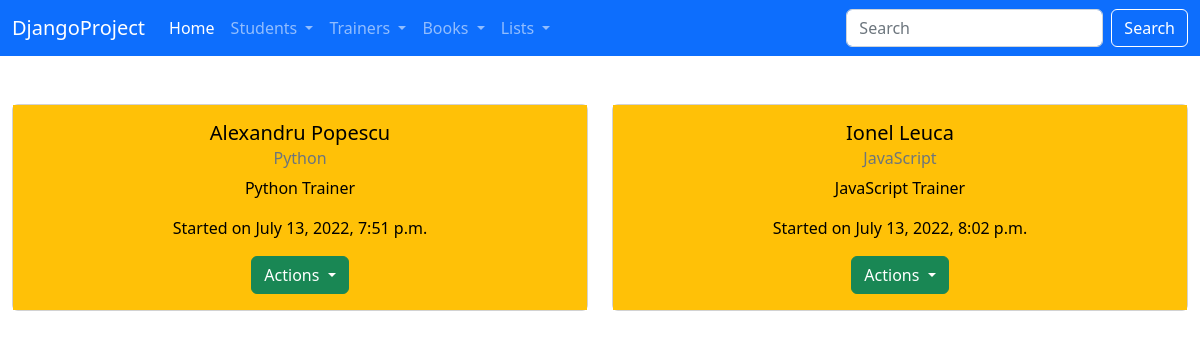
/list_of_trainers/, run on an earlier commit of the app's database.
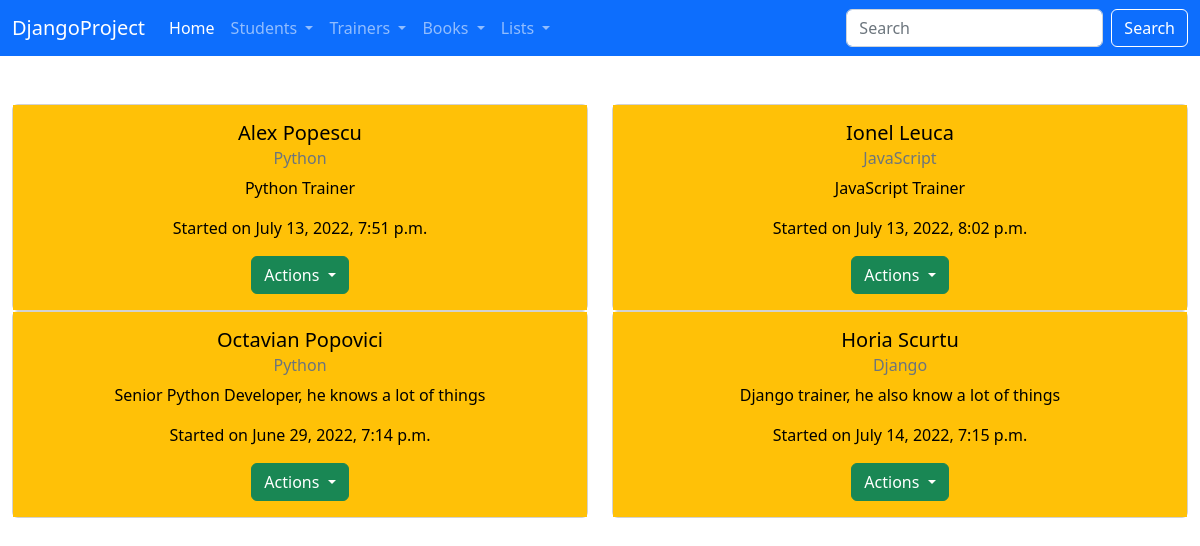
And on a later commit of the database.
### trainer/models.py (models this page shows)
class Trainer(models.Model):
    first_name = models.CharField(max_length=30)
    last_name = models.CharField(max_length=30)
    department = models.CharField(max_length=30)
    course = models.CharField(max_length=30)
    description = models.TextField(max_length=300)
    start_date = models.DateTimeField()
    end_date = models.DateTimeField()
    active = models.BooleanField(default=True)
    created_at = models.DateTimeField(auto_now_add=True)
    updated_at = models.DateTimeField(auto_now=True)
    def __str__(self):
        return f"{self.first_name} {self.last_name}"

### trainer/views.py (the view)
# urls.py: path('list_of_trainers/', views.TrainerListView.as_view(), name='list-of-trainers'),
class TrainerListView(ListView):
    template_name = 'trainer/list_of_trainers.html'
    model = Trainer
    context_object_name = 'all_trainers'

### templates/trainer/list_of_trainers.html (shortened to what this page needs)
{% extends 'base.html' %}
{% block content %}
    <br>
    <br>
    <div class="container-fluid text-center">
        <div class="row" style="display: flex">
            {% for trainer in all_trainers %}
                <div class="col-md-6">
                    <div class="card text-center">
                        <div class="card-body text-bg-warning">
                            <h5 class="card-title">{{ trainer }}</h5>
                            <h6 class="card-subtitle mb-2 text-muted">{{ trainer.course }}</h6>
                            <p class="card-text">{{ trainer.description }}</p>
                            <p class="card-text">Started on {{ trainer.start_date }}</p>
                            <div class="dropdown">
                                <button class="btn btn-success dropdown-toggle" type="button" data-bs-toggle="dropdown"
                                        aria-expanded="false">
                                    Actions
                                </button>
                            </div>
                        </div>
                    </div>
                </div>
            {% endfor %}
        </div>
    </div>
{% endblock %}

### templates/base.html (shortened to what this page needs)
{% load static %}
<!DOCTYPE html>
<html lang="en">
<head>
    <link href="https://cdn.jsdelivr.net/npm/bootstrap@5.2.0-beta1/dist/css/bootstrap.min.css" rel="stylesheet">
    <link rel="stylesheet" href="{% static 'css/my_style.css' %}">
</head>
<body>
{% include 'navbar.html' %}
{% block content %}
{% endblock %}
</body>
</html>

### templates/navbar.html (shortened to what this page needs)
<nav class="navbar navbar-expand-lg navbar-dark bg-primary">
    <div class="container-fluid">
        <a class="navbar-brand" href="#">DjangoProject</a>
        <div class="collapse navbar-collapse" id="navbarSupportedContent">
            <ul class="navbar-nav me-auto mb-2 mb-lg-0">
                <li class="nav-item">
                    <a class="nav-link active" aria-current="page" href="{% url 'home' %}">Home</a>
                </li>
                <li class="nav-item dropdown">
                    <a class="nav-link dropdown-toggle" href="#" id="navbarDropdown" role="button"
                       data-bs-toggle="dropdown" aria-expanded="false">
                        Students
                    </a>
                </li>
                <li class="nav-item dropdown">
                    <a class="nav-link dropdown-toggle" href="#" id="navbarDropdown" role="button"
                       data-bs-toggle="dropdown" aria-expanded="false">
                        Trainers
                    </a>
                </li>
                <li class="nav-item dropdown">
                    <a class="nav-link dropdown-toggle" href="#" id="navbarDropdown" role="button"
                       data-bs-toggle="dropdown" aria-expanded="false">
                        Books
                    </a>
                </li>
                <li class="nav-item dropdown">
                    <a class="nav-link dropdown-toggle" href="#" id="navbarDropdown" role="button"
                       data-bs-toggle="dropdown" aria-expanded="false">
                        Lists
                    </a>
                </li>
            </ul>
            <form class="d-flex" role="search">
                <input class="form-control me-2" type="search" placeholder="Search" aria-label="Search">
                <button class="btn btn-close-white btn-outline-success" type="submit">Search</button>
            </form>
        </div>
    </div>
</nav>

What changed in the data, as far as the page shows it:
changed Trainer "Python Trainer": first_name+last_name "Alexandru Popescu" → "Alex Popescu"
added Trainer: first_name+last_name "Octavian Popovici", course "Python", description "Senior Python Developer, he knows a lot of things", start_date "June 29, 2022, 7:14 p.m."
added Trainer: first_name+last_name "Horia Scurtu", course "Django", description "Django trainer, he also know a lot of things", start_date "July 14, 2022, 7:15 p.m."
